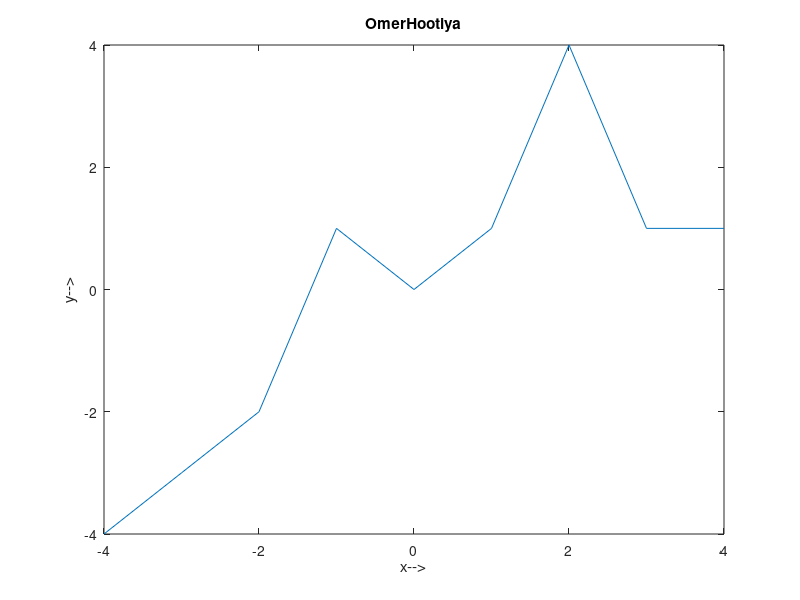

Write the MATLAB code that produced this figure.
%% Author: Najam Khalil
% Computer Engineer
% Email: najamkhalil123@gmail.com

clc;clear all;close all;
x=-4:1:4;
y=zeros(size(x));
for i=1:length(x)
   if(x(i)<-1)
       y(i)=x(i);
   elseif(x(i)>=-1 && x(i)<=2)
       y(i)=x(i).^2;
   elseif(x(i)>2)
       y(i)=1;
   end
end
plot(x,y);
title('OmerHootiya');
xlabel('x-->');
ylabel('y-->');
